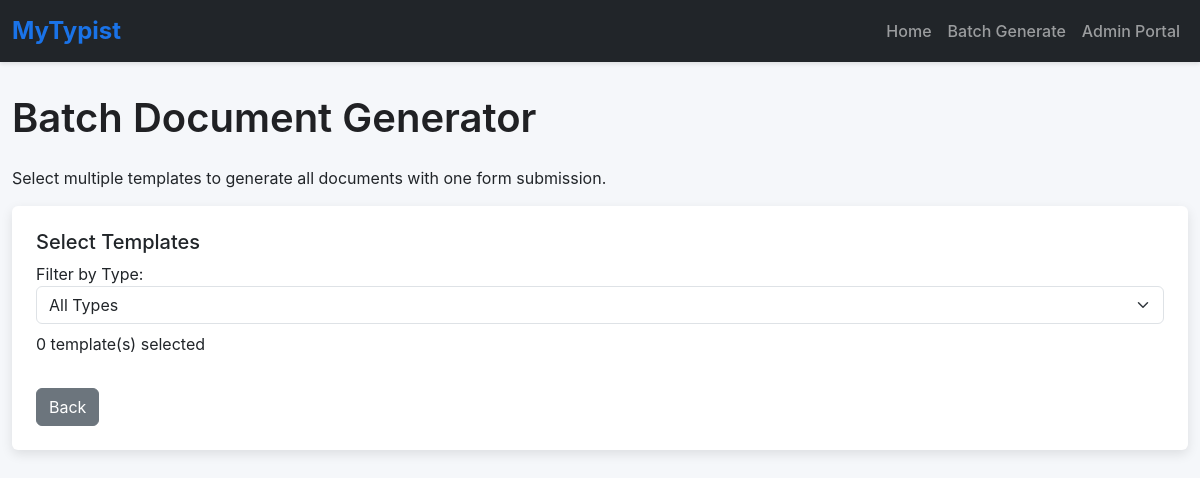
The page /batch on the database as committed earlier.
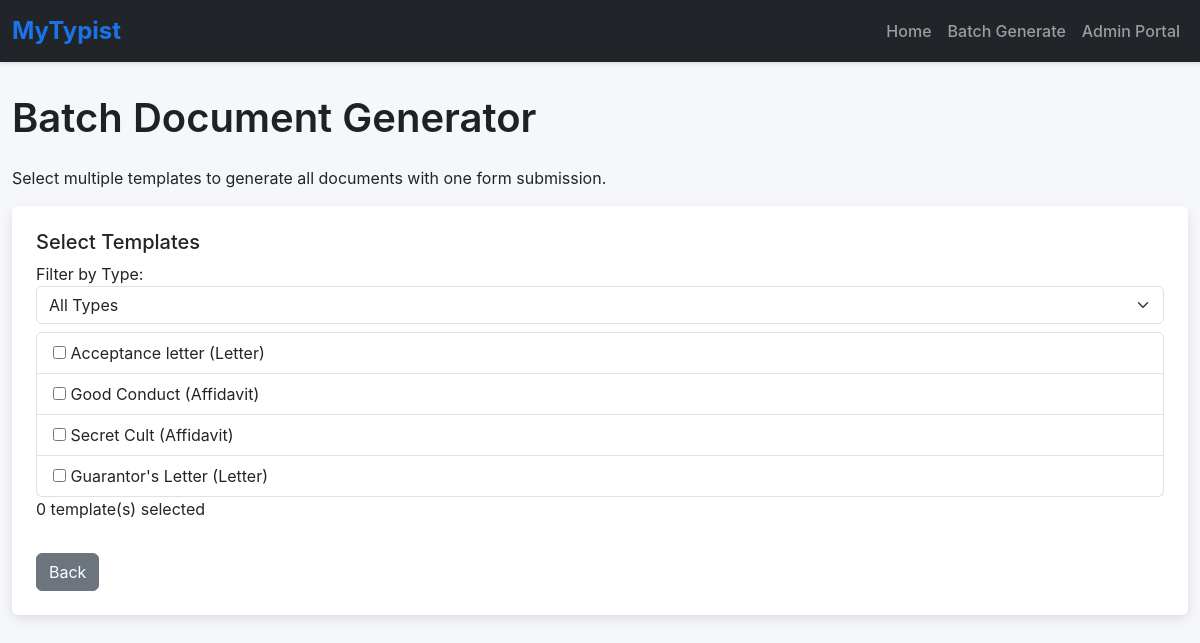
The same page on the database as committed later.
### app.py (models this page shows)
class Template(db.Model):
    __tablename__ = 'template'
    id = db.Column(db.Integer, primary_key=True)
    name = db.Column(db.String(100), nullable=False)
    type = db.Column(db.String(50), nullable=False)
    file_path = db.Column(db.String(200), nullable=False)
    description = db.Column(db.Text)
    font_family = db.Column(db.String(50), default='Times New Roman')
    font_size = db.Column(db.Integer, default=12)
    margin_top = db.Column(db.Float, default=1.0)
    margin_bottom = db.Column(db.Float, default=1.0)
    margin_left = db.Column(db.Float, default=1.0)
    margin_right = db.Column(db.Float, default=1.0)
    default_line_spacing = db.Column(db.Float, default=1.0)
    is_active = db.Column(db.Boolean, default=True)
    created_at = db.Column(db.DateTime, default=lambda: datetime.now(timezone.utc))
    updated_at = db.Column(db.DateTime, default=lambda: datetime.now(timezone.utc),
                          onupdate=lambda: datetime.now(timezone.utc))
    placeholders = db.relationship('Placeholder', back_populates='template',
                                   cascade="all, delete-orphan")
    created_documents = db.relationship('CreatedDocument', back_populates='template',
                                        cascade="all, delete-orphan")

### app.py (the view, shortened to what this page needs)
@app.route('/batch', methods=['GET', 'POST'])
def batch():
    types = [t[0] for t in db.session.query(Template.type).distinct().all()]
    templates = Template.query.filter_by(is_active=True).all()
    return render_template('batch.html', types=types, templates=templates)

### templates/batch.html (shortened to what this page needs)
{% extends 'base.html' %}
{% block content %}
    <h1 class="mb-4">Batch Document Generator</h1>
    <p>Select multiple templates to generate all documents with one form submission.</p>
    <form method="POST" action="/batch" class="card p-4" id="batchForm">
        <div class="mb-3">
            <h5>Select Templates</h5>
            <label>Filter by Type:</label>
            <select id="typeFilter" class="form-select mb-2">
                <option>All Types</option>
            </select>
            <div id="templateList" class="list-group">
                {% for template in templates %}
                    <div class="list-group-item" data-type="{{ template.type }}">
                        <input type="checkbox" name="template_checkbox" value="{{ template.id }}">
                        {{ template.name }} ({{ template.type|capitalize }})
                    </div>
                {% endfor %}
            </div>
            <p id="selectedCount">0 template(s) selected</p>
        </div>
        <div class="d-flex justify-content-between">
            <a href="/" class="btn btn-secondary">Back</a>
        </div>
    </form>
{% endblock %}

Rows that differ between the two databases and show on the page:
added Template: name "Acceptance letter", type "Letter"
added Template: name "Good Conduct", type "Affidavit"
added Template: name "Secret Cult", type "Affidavit"
added Template: name "Guarantor's Letter", type "Letter"
